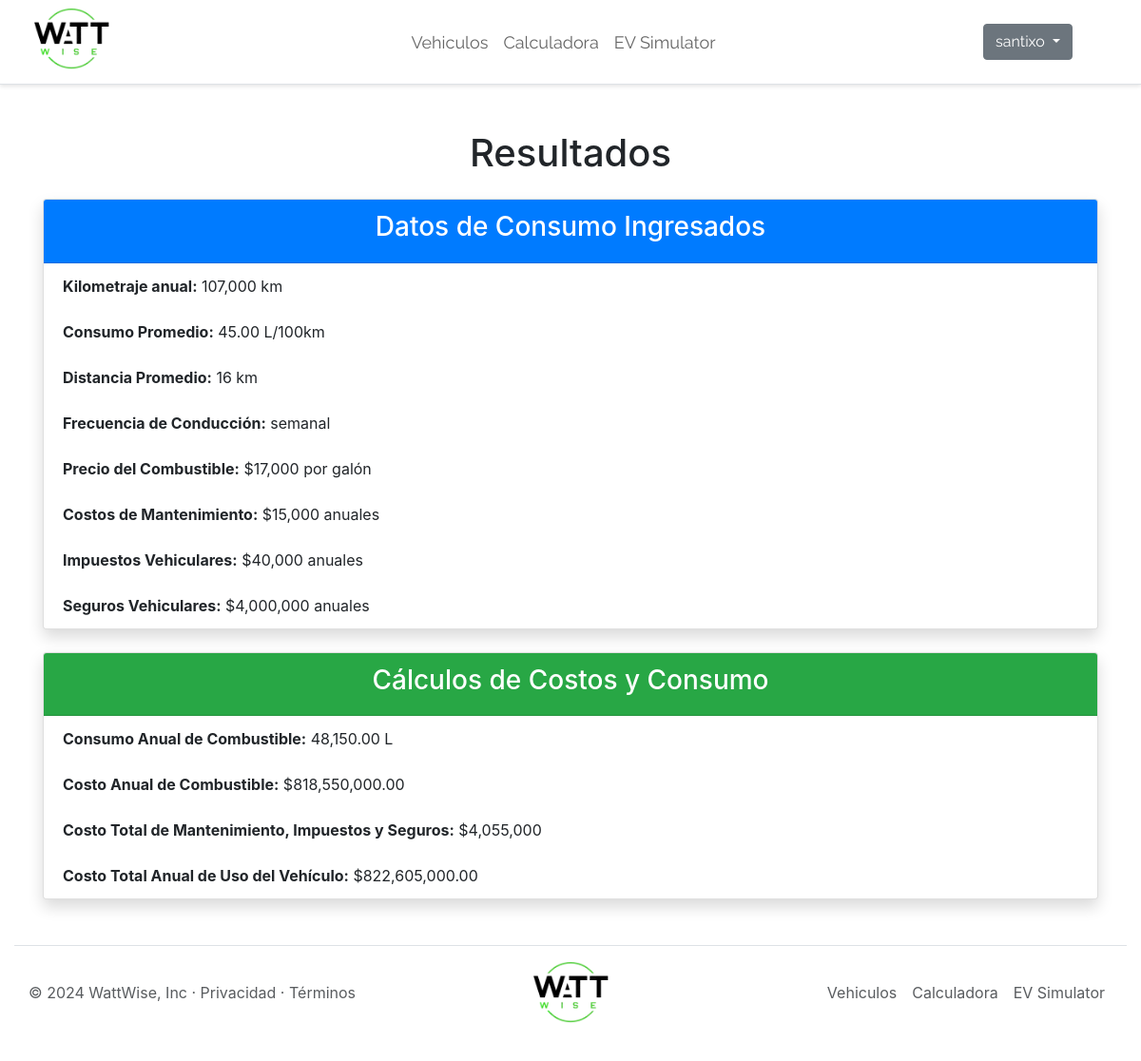
/resultados/6/ (signed in), run on the app's committed database.
### myapp/models.py (models this page shows, shortened)
class Consumo(models.Model):
    vehiculo = models.ForeignKey(Vehiculo, on_delete=models.CASCADE)
    fecha_registro = models.DateTimeField(auto_now_add=True)
    kilometraje_anual = models.PositiveIntegerField()
    consumo_promedio = models.DecimalField(max_digits=5, decimal_places=2)
    distancia_promedio = models.PositiveIntegerField()
    FRECUENCIA_CONDUCCION_CHOICES = [
        ('diaria', 'Diaria'),
        ('semanal', 'Semanal'),
        ('mensual', 'Mensual'),
    ]
    frecuencia_conduccion = models.CharField(max_length=20, choices=FRECUENCIA_CONDUCCION_CHOICES)
    precio_combustible = models.PositiveIntegerField()
    costos_mantenimiento = models.PositiveIntegerField()
    impuestos_vehiculares = models.PositiveIntegerField()
    seguros = models.PositiveIntegerField()

### myapp/views.py (the view)
# urls.py: path('resultados/<int:id>/', views.mostarResultados, name='mostrarResultados'),
@login_required
def mostarResultados(request, id):
    consumo = get_object_or_404(Consumo, id=id)
    if consumo.vehiculo.user != request.user:
        messages.error(request, 'No tienes permiso para ver este registro.')
        return redirect('evSimulator')
    consumo_anual = consumo.kilometraje_anual * consumo.consumo_promedio / 100
    costo_anual_combustible = consumo_anual * consumo.precio_combustible
    costo_fijo_anual = consumo.costos_mantenimiento + consumo.impuestos_vehiculares + consumo.seguros
    costo_total_anual = costo_anual_combustible + costo_fijo_anual
    calculos = []
    calculos.append({
        'consumo_anual': consumo_anual,
        'costo_anual_combustible': costo_anual_combustible,
        'costo_fijo_anual': costo_fijo_anual,
        'costo_total_anual': costo_total_anual,
    })
    print(calculos)
    return render(request, 'resultados.html', {
        'consumo': consumo,
        'calculos': calculos
    })

### myapp/templates/resultados.html (shortened to what this page needs)
{% extends 'layouts/base.html' %}
{% load static %}
{% load humanize %}
{% block body %}
<div class="container my-5">
    <h1 class="text-center mb-4">Resultados</h1>
    <div class="card mb-4 shadow">
        <div class="card-header bg-primary text-white text-center">
            <h3>Datos de Consumo Ingresados</h3>
        </div>
        <ul class="list-group list-group-flush">
            <li class="list-group-item"><strong>Kilometraje anual:</strong> {{ consumo.kilometraje_anual|intcomma }} km</li>
            <li class="list-group-item"><strong>Consumo Promedio:</strong> {{ consumo.consumo_promedio|floatformat:2 }} L/100km</li>
            <li class="list-group-item"><strong>Distancia Promedio:</strong> {{ consumo.distancia_promedio|intcomma }} km</li>
            <li class="list-group-item"><strong>Frecuencia de Conducción:</strong> {{ consumo.frecuencia_conduccion }}</li>
            <li class="list-group-item"><strong>Precio del Combustible:</strong> ${{ consumo.precio_combustible|intcomma }} por galón</li>
            <li class="list-group-item"><strong>Costos de Mantenimiento:</strong> ${{ consumo.costos_mantenimiento|intcomma }} anuales</li>
            <li class="list-group-item"><strong>Impuestos Vehiculares:</strong> ${{ consumo.impuestos_vehiculares|intcomma }} anuales</li>
            <li class="list-group-item"><strong>Seguros Vehiculares:</strong> ${{ consumo.seguros|intcomma }} anuales</li>
        </ul>
    </div>
    <div class="card shadow">
        <div class="card-header bg-success text-white text-center">
            <h3>Cálculos de Costos y Consumo</h3>
        </div>
        <ul class="list-group list-group-flush">
            {% for calculo in calculos %}
                <li class="list-group-item"><strong>Consumo Anual de Combustible:</strong> {{ calculo.consumo_anual|intcomma }} L</li>
                <li class="list-group-item"><strong>Costo Anual de Combustible:</strong> ${{ calculo.costo_anual_combustible|intcomma }}</li>
                <li class="list-group-item"><strong>Costo Total de Mantenimiento, Impuestos y Seguros:</strong> ${{ calculo.costo_fijo_anual|intcomma }}</li>
                <li class="list-group-item"><strong>Costo Total Anual de Uso del Vehículo:</strong> ${{ calculo.costo_total_anual|intcomma }}</li>
            {% endfor %}
        </ul>
    </div>
</div>
{% endblock %}

### myapp/templates/layouts/base.html (shortened to what this page needs)
{% load static %}
<!DOCTYPE html>
<html lang="en">
<head>
    <link rel="stylesheet" href="{% static 'styles/base.css' %}">
    <link href="https://cdn.jsdelivr.net/npm/bootstrap@5.3.3/dist/css/bootstrap.min.css" rel="stylesheet">
    <link  href="https://maxcdn.bootstrapcdn.com/bootstrap/4.0.0/css/bootstrap.min.css" rel="stylesheet">
    <link rel="stylesheet" href="https://cdnjs.cloudflare.com/ajax/libs/font-awesome/6.0.0-beta3/css/all.min.css">
</head>
<body>
    <header class="header d-flex flex-wrap align-items-center justify-content-center justify-content-md-between py-2 mb-4 border-bottom">
        <div class="col-md-3 mb-2 mb-md-0">
            <a href="{% url 'index' %}" class="d-inline-flex link-body-emphasis text-decoration-none">
                <img src="{% static 'img/Logo.png' %}" class="bi" width="80" height="65">
            </a>
        </div>
        <ul class="navhead nav col-12 col-md-auto mb-2 justify-content-center mb-md-0">
            <li><a href="ecoride.html" class="nav-link px-2">Vehiculos</a></li>
            <li><a href="ecodrive.html" class="nav-link px-2">Calculadora</a></li>
            <li><a href="EVsimulator.html" class="nav-link px-2">EV Simulator</a></li>
        </ul>
        <div class="col-md-3 text-end">
            <div class="btn-group">
                {% if user.is_authenticated %}
                <div class="dropdown">
                    <button class="btn btn-secondary dropdown-toggle" type="button" id="dropdownMenu2" data-toggle="dropdown" aria-haspopup="true" aria-expanded="false">
                        {{ user.username }}
                    </button>
                  </div>
                {% else %}
                    <a href="{% url 'iniciar_sesion' %}"><button type="button" class="btn btn-outline-success me-2">Iniciar Sesión</button></a>
                    <a href="{% url 'registro' %}"><button type="button" class="btn btn-outline-success">Registrarse</button></a>
                {% endif %}
            </div>
        </div>
    </header>
    {% block body %}
    {% endblock  %}
        <div class="container-fluid">
            <footer class="d-flex flex-wrap justify-content-between align-items-center py-3 my-4 border-top">
                <p class="col-md-4 mb-0 text-body-secondary">&copy; 2024 WattWise, Inc · Privacidad · Términos</p>
                <a href="{% url 'index' %}" class="col-md-4 d-flex align-items-center justify-content-center mb-3 mb-md-0 me-md-auto link-body-emphasis text-decoration-none">
                  <img src="{% static 'img/Logo.png' %}" class="bi" width="80" height="65"></img>
                </a>
                <ul class="nav col-md-4 justify-content-end">
                  <li class="nav-item"><a href="index.html" class="nav-link px-2 text-body-secondary">Vehiculos</a></li>
                  <li class="nav-item"><a href="Gold.html" class="nav-link px-2 text-body-secondary">Calculadora</a></li>
                  <li class="nav-item"><a href="Platinium.html" class="nav-link px-2 text-body-secondary">EV Simulator</a></li>
                </ul>
            </footer>
          </div>
<link rel="stylesheet" href="https://maxcdn.bootstrapcdn.com/bootstrap/4.5.2/css/bootstrap.min.css">
</body>
</html>

### myapp/static/styles/base.css (style rules this page uses)
body { font-family: "Raleway", sans-serif; font-optical-sizing: auto; font-weight: 400; font-style: normal; background-color: #f5f5f5; line-height: 1.6; }
.header { font-family: "Raleway", sans-serif; background-color: #ffffff; padding: 10px 20px; box-shadow: 0 2px 4px rgba(0, 0, 0, 0.1); }
.header .nav a { color: #666; }
.navhead { font-size: 18px; }
*, *::before, *::after { box-sizing: border-box; }
.dropdown { margin-right: 37px; }

### data on the page
Consumo: kilometraje_anual "107,000", consumo_promedio "45.00", distancia_promedio "16", frecuencia_conduccion "semanal", precio_combustible "17,000", costos_mantenimiento "15,000", impuestos_vehiculares "40,000", seguros "4,000,000"

### other printed values
{{ user.username }} "santixo"
{{ calculo.consumo_anual|intcomma }} "48,150.00"
{{ calculo.costo_anual_combustible|intcomma }} "818,550,000.00"
{{ calculo.costo_fijo_anual|intcomma }} "4,055,000"
{{ calculo.costo_total_anual|intcomma }} "822,605,000.00"
